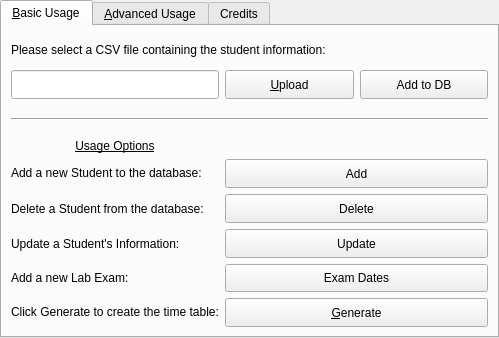
<?xml version="1.0" encoding="UTF-8"?>
<ui version="4.0">
 <class>TabWidget</class>
 <widget class="QTabWidget" name="TabWidget">
  <property name="windowModality">
   <enum>Qt::ApplicationModal</enum>
  </property>
  <property name="geometry">
   <rect>
    <x>0</x>
    <y>0</y>
    <width>499</width>
    <height>338</height>
   </rect>
  </property>
  <property name="maximumSize">
   <size>
    <width>16777215</width>
    <height>16777215</height>
   </size>
  </property>
  <property name="sizeIncrement">
   <size>
    <width>408</width>
    <height>335</height>
   </size>
  </property>
  <property name="windowTitle">
   <string>Practical Time Table Mgmt Portal</string>
  </property>
  <property name="currentIndex">
   <number>0</number>
  </property>
  <widget class="QWidget" name="basicUsage_tab">
   <attribute name="title">
    <string>&amp;Basic Usage</string>
   </attribute>
   <layout class="QGridLayout" name="gridLayout_2">
    <item row="0" column="0" colspan="2">
     <widget class="QLabel" name="upload_label">
      <property name="sizePolicy">
       <sizepolicy hsizetype="Expanding" vsizetype="Expanding">
        <horstretch>0</horstretch>
        <verstretch>0</verstretch>
       </sizepolicy>
      </property>
      <property name="toolTip">
       <string>The file should be in Comma Separated Value format</string>
      </property>
      <property name="text">
       <string>Please select a CSV file containing the student information:</string>
      </property>
     </widget>
    </item>
    <item row="1" column="0">
     <widget class="QLineEdit" name="uploadFile_LineEdit">
      <property name="sizePolicy">
       <sizepolicy hsizetype="Expanding" vsizetype="Expanding">
        <horstretch>0</horstretch>
        <verstretch>0</verstretch>
       </sizepolicy>
      </property>
      <property name="toolTip">
       <string>Drag &amp; Drop the student information file</string>
      </property>
      <property name="text">
       <string/>
      </property>
     </widget>
    </item>
    <item row="1" column="1">
     <widget class="QPushButton" name="upload_pushButton">
      <property name="sizePolicy">
       <sizepolicy hsizetype="Expanding" vsizetype="Expanding">
        <horstretch>0</horstretch>
        <verstretch>0</verstretch>
       </sizepolicy>
      </property>
      <property name="text">
       <string>&amp;Upload</string>
      </property>
     </widget>
    </item>
    <item row="1" column="2">
     <widget class="QPushButton" name="add_to_db_pushButton">
      <property name="sizePolicy">
       <sizepolicy hsizetype="Expanding" vsizetype="Expanding">
        <horstretch>0</horstretch>
        <verstretch>0</verstretch>
       </sizepolicy>
      </property>
      <property name="text">
       <string>Add to DB</string>
      </property>
     </widget>
    </item>
    <item row="2" column="0" colspan="3">
     <widget class="Line" name="line">
      <property name="sizePolicy">
       <sizepolicy hsizetype="Expanding" vsizetype="Expanding">
        <horstretch>0</horstretch>
        <verstretch>0</verstretch>
       </sizepolicy>
      </property>
      <property name="orientation">
       <enum>Qt::Horizontal</enum>
      </property>
     </widget>
    </item>
    <item row="3" column="0">
     <widget class="QLabel" name="label">
      <property name="font">
       <font>
        <underline>true</underline>
       </font>
      </property>
      <property name="text">
       <string>Usage Options</string>
      </property>
      <property name="textFormat">
       <enum>Qt::RichText</enum>
      </property>
      <property name="alignment">
       <set>Qt::AlignCenter</set>
      </property>
     </widget>
    </item>
    <item row="4" column="0">
     <widget class="QLabel" name="label_3">
      <property name="maximumSize">
       <size>
        <width>281</width>
        <height>20</height>
       </size>
      </property>
      <property name="text">
       <string>Add a new Student to the database:</string>
      </property>
     </widget>
    </item>
    <item row="4" column="1" colspan="2">
     <widget class="QPushButton" name="addStudent_pushButton">
      <property name="sizePolicy">
       <sizepolicy hsizetype="Expanding" vsizetype="Expanding">
        <horstretch>0</horstretch>
        <verstretch>0</verstretch>
       </sizepolicy>
      </property>
      <property name="maximumSize">
       <size>
        <width>16777215</width>
        <height>16777215</height>
       </size>
      </property>
      <property name="text">
       <string>Add</string>
      </property>
     </widget>
    </item>
    <item row="5" column="0">
     <widget class="QLabel" name="label_7">
      <property name="text">
       <string>Delete a Student from the database:</string>
      </property>
     </widget>
    </item>
    <item row="5" column="1" colspan="2">
     <widget class="QPushButton" name="deleteStudent_pushButton">
      <property name="sizePolicy">
       <sizepolicy hsizetype="Expanding" vsizetype="Expanding">
        <horstretch>0</horstretch>
        <verstretch>0</verstretch>
       </sizepolicy>
      </property>
      <property name="text">
       <string>Delete</string>
      </property>
     </widget>
    </item>
    <item row="6" column="0">
     <widget class="QLabel" name="label_8">
      <property name="text">
       <string>Update a Student's Information:</string>
      </property>
     </widget>
    </item>
    <item row="6" column="1" colspan="2">
     <widget class="QPushButton" name="updateStudent_pushButton">
      <property name="sizePolicy">
       <sizepolicy hsizetype="Expanding" vsizetype="Expanding">
        <horstretch>0</horstretch>
        <verstretch>0</verstretch>
       </sizepolicy>
      </property>
      <property name="text">
       <string>Update</string>
      </property>
     </widget>
    </item>
    <item row="7" column="0">
     <widget class="QLabel" name="label_9">
      <property name="text">
       <string>Add a new Lab Exam: </string>
      </property>
     </widget>
    </item>
    <item row="7" column="1" colspan="2">
     <widget class="QPushButton" name="examDate_pushButton">
      <property name="sizePolicy">
       <sizepolicy hsizetype="Expanding" vsizetype="Expanding">
        <horstretch>0</horstretch>
        <verstretch>0</verstretch>
       </sizepolicy>
      </property>
      <property name="text">
       <string>Exam Dates</string>
      </property>
     </widget>
    </item>
    <item row="8" column="0">
     <widget class="QLabel" name="label_2">
      <property name="maximumSize">
       <size>
        <width>281</width>
        <height>20</height>
       </size>
      </property>
      <property name="text">
       <string>Click Generate to create the time table:</string>
      </property>
     </widget>
    </item>
    <item row="8" column="1" colspan="2">
     <widget class="QPushButton" name="generate_pushButton">
      <property name="sizePolicy">
       <sizepolicy hsizetype="Expanding" vsizetype="Expanding">
        <horstretch>0</horstretch>
        <verstretch>0</verstretch>
       </sizepolicy>
      </property>
      <property name="maximumSize">
       <size>
        <width>16777215</width>
        <height>16777215</height>
       </size>
      </property>
      <property name="text">
       <string>&amp;Generate</string>
      </property>
     </widget>
    </item>
   </layout>
  </widget>
  <widget class="QWidget" name="advancedUsage_tab">
   <attribute name="title">
    <string>&amp;Advanced Usage</string>
   </attribute>
   <layout class="QGridLayout" name="gridLayout">
    <item row="0" column="0">
     <widget class="QLabel" name="label_10">
      <property name="text">
       <string>View the Database Contents:</string>
      </property>
     </widget>
    </item>
    <item row="0" column="1" colspan="2">
     <widget class="QPushButton" name="view_pushButton">
      <property name="text">
       <string>View</string>
      </property>
     </widget>
    </item>
    <item row="1" column="0">
     <widget class="QLabel" name="label_4">
      <property name="text">
       <string>Two exams on the same day conflict.</string>
      </property>
     </widget>
    </item>
    <item row="1" column="1" colspan="2">
     <widget class="QPushButton" name="checkConflict_pushButton">
      <property name="toolTip">
       <string>Checks if there are any date clashes of student's exams</string>
      </property>
      <property name="text">
       <string>Check &amp;Conflict</string>
      </property>
     </widget>
    </item>
    <item row="2" column="0">
     <widget class="QLabel" name="label_5">
      <property name="text">
       <string>Create a new time table database.</string>
      </property>
     </widget>
    </item>
    <item row="2" column="1" colspan="2">
     <widget class="QPushButton" name="createDatabase_pushButton">
      <property name="text">
       <string>Create &amp;Databse</string>
      </property>
     </widget>
    </item>
    <item row="3" column="1" colspan="2">
     <widget class="QFrame" name="createdB_frame">
      <property name="frameShape">
       <enum>QFrame::StyledPanel</enum>
      </property>
      <property name="frameShadow">
       <enum>QFrame::Raised</enum>
      </property>
      <layout class="QGridLayout" name="gridLayout_4">
       <item row="0" column="0" colspan="2">
        <widget class="QLabel" name="label_11">
         <property name="text">
          <string>Please Enter the name of the dB</string>
         </property>
         <property name="alignment">
          <set>Qt::AlignCenter</set>
         </property>
        </widget>
       </item>
       <item row="1" column="0" colspan="2">
        <widget class="QLineEdit" name="createDB_lineEdit"/>
       </item>
       <item row="2" column="0">
        <widget class="QPushButton" name="cancel_pushButton">
         <property name="text">
          <string>&amp;CANCEL</string>
         </property>
        </widget>
       </item>
       <item row="2" column="1">
        <widget class="QPushButton" name="ok_pushButton">
         <property name="text">
          <string>&amp;OK</string>
         </property>
        </widget>
       </item>
      </layout>
     </widget>
    </item>
    <item row="4" column="0">
     <widget class="QLabel" name="label_6">
      <property name="text">
       <string>Select the Working Database.</string>
      </property>
     </widget>
    </item>
    <item row="4" column="1">
     <widget class="QComboBox" name="selectDB_comboBox"/>
    </item>
    <item row="4" column="2">
     <widget class="QPushButton" name="selectdb_pushButton">
      <property name="maximumSize">
       <size>
        <width>50</width>
        <height>16777215</height>
       </size>
      </property>
      <property name="text">
       <string>Select</string>
      </property>
     </widget>
    </item>
   </layout>
  </widget>
  <widget class="QWidget" name="credits_tab">
   <attribute name="title">
    <string>Credits</string>
   </attribute>
   <layout class="QGridLayout" name="gridLayout_3">
    <item row="0" column="0">
     <widget class="QTextEdit" name="textEdit">
      <property name="html">
       <string>&lt;!DOCTYPE HTML PUBLIC &quot;-//W3C//DTD HTML 4.0//EN&quot; &quot;http://www.w3.org/TR/REC-html40/strict.dtd&quot;&gt;
&lt;html&gt;&lt;head&gt;&lt;meta name=&quot;qrichtext&quot; content=&quot;1&quot; /&gt;&lt;style type=&quot;text/css&quot;&gt;
p, li { white-space: pre-wrap; }
&lt;/style&gt;&lt;/head&gt;&lt;body style=&quot; font-family:'Bitstream Vera Sans'; font-size:8.59961pt; font-weight:400; font-style:normal;&quot;&gt;
&lt;p align=&quot;center&quot; style=&quot; margin-top:0px; margin-bottom:0px; margin-left:0px; margin-right:0px; -qt-block-indent:0; text-indent:0px;&quot;&gt;&lt;span style=&quot; font-family:'Sans Serif'; font-size:11pt; font-weight:600;&quot;&gt;Practical Exam Time Table &lt;/span&gt;&lt;/p&gt;
&lt;p align=&quot;center&quot; style=&quot; margin-top:0px; margin-bottom:0px; margin-left:0px; margin-right:0px; -qt-block-indent:0; text-indent:0px;&quot;&gt;&lt;span style=&quot; font-family:'Sans Serif'; font-size:11pt; font-weight:600;&quot;&gt;Management Software&lt;/span&gt;&lt;/p&gt;
&lt;p align=&quot;center&quot; style=&quot;-qt-paragraph-type:empty; margin-top:0px; margin-bottom:0px; margin-left:0px; margin-right:0px; -qt-block-indent:0; text-indent:0px; font-family:'Sans Serif'; font-size:9pt;&quot;&gt;&lt;/p&gt;
&lt;p align=&quot;center&quot; style=&quot; margin-top:0px; margin-bottom:0px; margin-left:0px; margin-right:0px; -qt-block-indent:0; text-indent:0px;&quot;&gt;&lt;span style=&quot; font-family:'Sans Serif'; font-size:9pt; text-decoration: underline;&quot;&gt;Authors&lt;/span&gt;&lt;/p&gt;
&lt;p align=&quot;center&quot; style=&quot;-qt-paragraph-type:empty; margin-top:0px; margin-bottom:0px; margin-left:0px; margin-right:0px; -qt-block-indent:0; text-indent:0px; font-family:'Sans Serif'; font-size:9pt; text-decoration: underline;&quot;&gt;&lt;/p&gt;
&lt;p align=&quot;center&quot; style=&quot; margin-top:0px; margin-bottom:0px; margin-left:0px; margin-right:0px; -qt-block-indent:0; text-indent:0px;&quot;&gt;&lt;span style=&quot; font-family:'Sans Serif'; font-size:9pt; font-weight:600;&quot;&gt;Lavanya S&lt;/span&gt;&lt;/p&gt;
&lt;p align=&quot;center&quot; style=&quot; margin-top:0px; margin-bottom:0px; margin-left:0px; margin-right:0px; -qt-block-indent:0; text-indent:0px;&quot;&gt;&lt;span style=&quot; font-family:'Sans Serif'; font-size:9pt;&quot;&gt;USN: 1MV07CS050&lt;/span&gt;&lt;/p&gt;
&lt;p align=&quot;center&quot; style=&quot; margin-top:0px; margin-bottom:0px; margin-left:0px; margin-right:0px; -qt-block-indent:0; text-indent:0px;&quot;&gt;&lt;span style=&quot; font-family:'Sans Serif'; font-size:9pt;&quot;&gt;Email Id:&lt;/span&gt;&lt;/p&gt;
&lt;p align=&quot;center&quot; style=&quot;-qt-paragraph-type:empty; margin-top:0px; margin-bottom:0px; margin-left:0px; margin-right:0px; -qt-block-indent:0; text-indent:0px; font-family:'Sans Serif'; font-size:9pt;&quot;&gt;&lt;/p&gt;
&lt;p align=&quot;center&quot; style=&quot; margin-top:0px; margin-bottom:0px; margin-left:0px; margin-right:0px; -qt-block-indent:0; text-indent:0px;&quot;&gt;&lt;span style=&quot; font-family:'Sans Serif'; font-size:9pt; font-weight:600;&quot;&gt;Kunal Ghosh&lt;/span&gt;&lt;/p&gt;
&lt;p align=&quot;center&quot; style=&quot; margin-top:0px; margin-bottom:0px; margin-left:0px; margin-right:0px; -qt-block-indent:0; text-indent:0px;&quot;&gt;&lt;span style=&quot; font-family:'Sans Serif'; font-size:9pt;&quot;&gt;USN: 1MV07CS048&lt;/span&gt;&lt;/p&gt;
&lt;p align=&quot;center&quot; style=&quot; margin-top:0px; margin-bottom:0px; margin-left:0px; margin-right:0px; -qt-block-indent:0; text-indent:0px;&quot;&gt;&lt;span style=&quot; font-family:'Sans Serif'; font-size:9pt;&quot;&gt;Email Id: kunal [dot] t2 [at] gmail [dot] com&lt;/span&gt;&lt;/p&gt;
&lt;p align=&quot;center&quot; style=&quot; margin-top:0px; margin-bottom:0px; margin-left:0px; margin-right:0px; -qt-block-indent:0; text-indent:0px;&quot;&gt;&lt;span style=&quot; font-family:'Sans Serif'; font-size:9pt;&quot;&gt;Blog: www.kunalghosh.co.cc&lt;/span&gt;&lt;/p&gt;
&lt;p align=&quot;center&quot; style=&quot; margin-top:0px; margin-bottom:0px; margin-left:0px; margin-right:0px; -qt-block-indent:0; text-indent:0px;&quot;&gt;&lt;span style=&quot; font-family:'Sans Serif'; font-size:9pt;&quot;&gt;Website: kunalghosh.net46.net&lt;/span&gt;&lt;/p&gt;
&lt;p align=&quot;center&quot; style=&quot;-qt-paragraph-type:empty; margin-top:0px; margin-bottom:0px; margin-left:0px; margin-right:0px; -qt-block-indent:0; text-indent:0px; font-family:'Sans Serif'; font-size:9pt;&quot;&gt;&lt;/p&gt;
&lt;p align=&quot;center&quot; style=&quot; margin-top:0px; margin-bottom:0px; margin-left:0px; margin-right:0px; -qt-block-indent:0; text-indent:0px;&quot;&gt;&lt;span style=&quot; font-family:'Sans Serif'; font-size:9pt; text-decoration: underline;&quot;&gt;Notice&lt;/span&gt;&lt;/p&gt;
&lt;p align=&quot;center&quot; style=&quot; margin-top:0px; margin-bottom:0px; margin-left:0px; margin-right:0px; -qt-block-indent:0; text-indent:0px;&quot;&gt;&lt;span style=&quot; font-family:'Sans Serif'; font-size:9pt;&quot;&gt;This software is distributed under the GPL v2 License.&lt;/span&gt;&lt;/p&gt;
&lt;p align=&quot;center&quot; style=&quot; margin-top:0px; margin-bottom:0px; margin-left:0px; margin-right:0px; -qt-block-indent:0; text-indent:0px;&quot;&gt;&lt;span style=&quot; font-family:'Sans Serif'; font-size:9pt;&quot;&gt;To get a copy of the license write to the author.&lt;/span&gt;&lt;/p&gt;
&lt;p align=&quot;center&quot; style=&quot; margin-top:0px; margin-bottom:0px; margin-left:0px; margin-right:0px; -qt-block-indent:0; text-indent:0px;&quot;&gt;&lt;span style=&quot; font-family:'Sans Serif'; font-size:9pt; color:#ff0000;&quot;&gt;In case you have any comments or suggestions please contact either author&lt;/span&gt;&lt;/p&gt;
&lt;p align=&quot;center&quot; style=&quot; margin-top:0px; margin-bottom:0px; margin-left:0px; margin-right:0px; -qt-block-indent:0; text-indent:0px;&quot;&gt;&lt;span style=&quot; font-family:'Sans Serif'; font-size:9pt; color:#ff0000;&quot;&gt;by email &lt;/span&gt;&lt;/p&gt;
&lt;p align=&quot;center&quot; style=&quot;-qt-paragraph-type:empty; margin-top:0px; margin-bottom:0px; margin-left:0px; margin-right:0px; -qt-block-indent:0; text-indent:0px; font-family:'Sans'; font-size:10pt;&quot;&gt;&lt;/p&gt;&lt;/body&gt;&lt;/html&gt;</string>
      </property>
     </widget>
    </item>
   </layout>
  </widget>
 </widget>
 <resources/>
 <connections>
  <connection>
   <sender>cancel_pushButton</sender>
   <signal>clicked()</signal>
   <receiver>createDB_lineEdit</receiver>
   <slot>clear()</slot>
   <hints>
    <hint type="sourcelabel">
     <x>262</x>
     <y>271</y>
    </hint>
    <hint type="destinationlabel">
     <x>335</x>
     <y>241</y>
    </hint>
   </hints>
  </connection>
  <connection>
   <sender>createDatabase_pushButton</sender>
   <signal>clicked()</signal>
   <receiver>createdB_frame</receiver>
   <slot>show()</slot>
   <hints>
    <hint type="sourcelabel">
     <x>370</x>
     <y>116</y>
    </hint>
    <hint type="destinationlabel">
     <x>370</x>
     <y>214</y>
    </hint>
   </hints>
  </connection>
  <connection>
   <sender>cancel_pushButton</sender>
   <signal>clicked()</signal>
   <receiver>createdB_frame</receiver>
   <slot>hide()</slot>
   <hints>
    <hint type="sourcelabel">
     <x>315</x>
     <y>269</y>
    </hint>
    <hint type="destinationlabel">
     <x>370</x>
     <y>214</y>
    </hint>
   </hints>
  </connection>
 </connections>
</ui>
